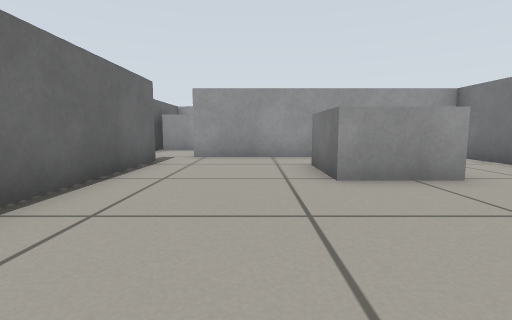
View 1 (above)

14 first-person views from a walk through a robot-simulator world made for Gazebo. The camera is 0.39 m above the floor, tilts 6° down and sees 85° across. The floor is counted in squares, 0.5 m on a side. Each view is taken from the middle of a square. On the plan, view 1 faces up. The plan holds only what a view shows up to about 10 squares ahead; the rest is blank. The place goes on beyond the plan. Robots are left out.

View 2
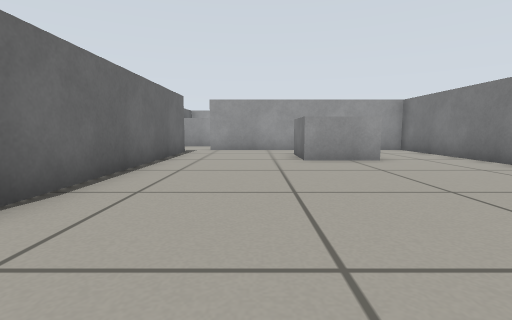

View 3
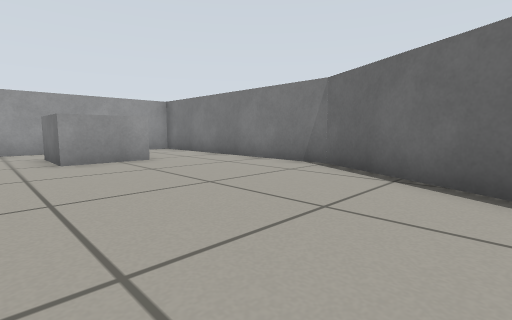

View 4
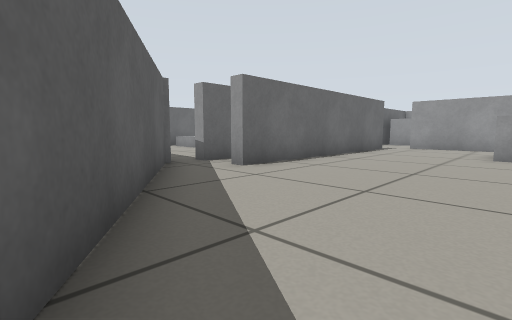

View 5
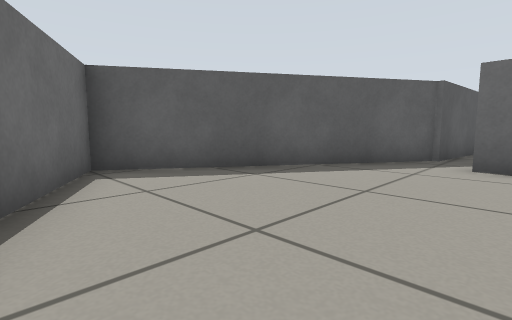

View 6
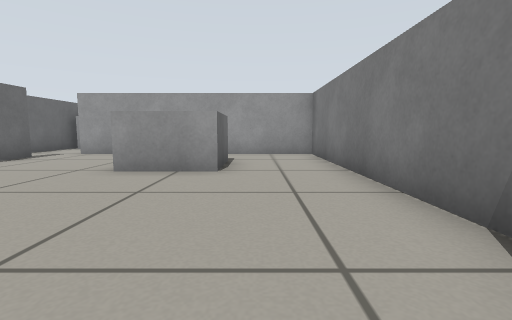

View 7
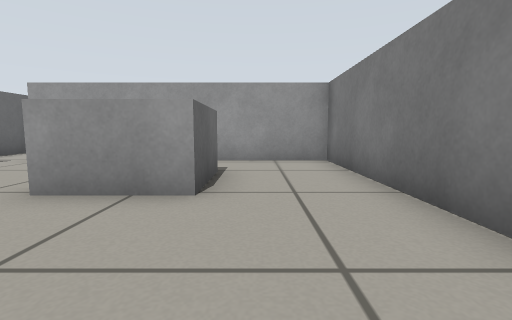

View 8
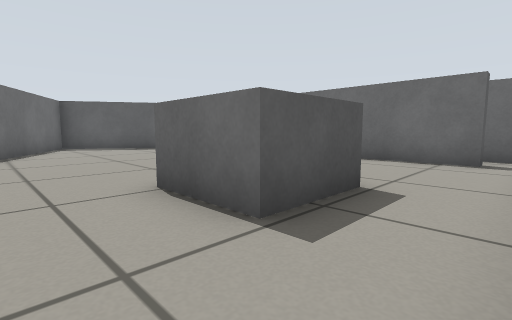

View 9
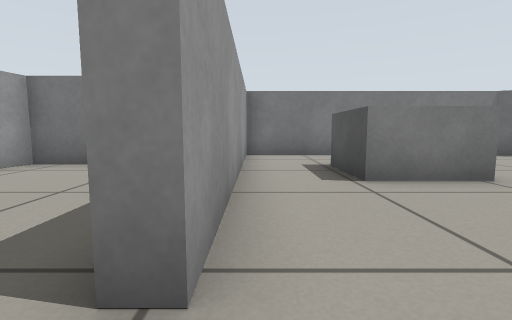

View 10
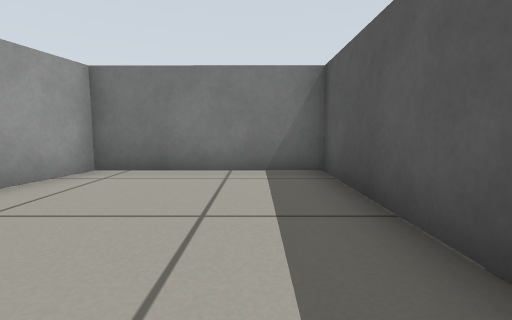

View 11
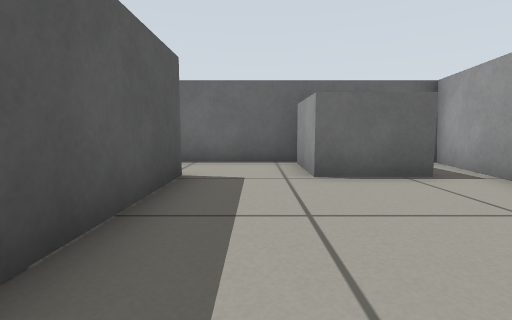

View 12
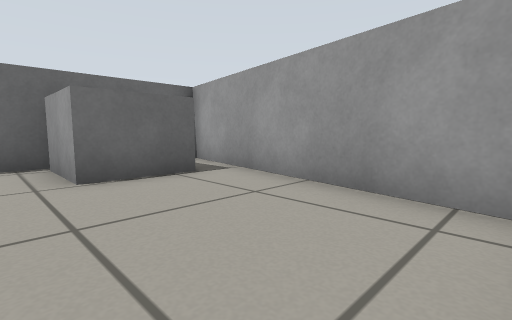

View 13
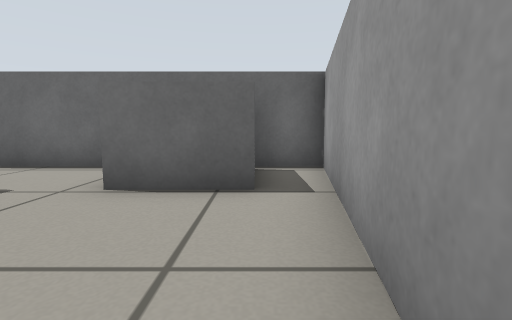

View 14
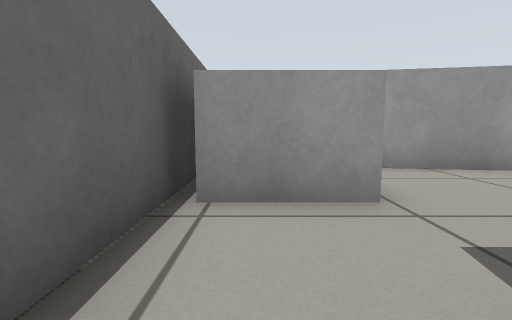

### Floor plan
Points are (right, up) in squares from view 1. A wall is a line through its corners. A room is listed if a view was taken in it or the views show most of it. See-through windows are left out.
Room 1 (views 1, 2, 3, 4, 5, 6, 7, 8, 9, 14)
walls: (-4.3, -1.8) (2.5, -6.1) (5.9, 0.5) (5.9, 8.3) (-1.8, 8.3); (-3, 7.2) (-2.6, 7.2) (-2.6, -0.8) (-3, -0.8); (-4, 8.5) (-4, 7)
ways out: opening at (-2.5, 9) to room 2
objects: grey box (2, 5) to (3, 6)
Room 2 (views 10, 11, 12, 13)
walls: (-1.8, 8.3) (-1.8, 8.7) (3.4, 8.7) (3.4, 13.2) (-4, 14.4) (-4, 8.5)
ways out: opening at (-2.5, 9) to room 1
objects: grey box (-3, 11) to (-2, 13)

Where each view was taken, in squares from view 1:
view 1: 0 up, 0 right, facing up
view 2: 3 down, 0 right, facing up
view 3: 3 down, 0 right, facing up-right
view 4: 5 down, 2 right, facing up-left
view 5: 0 up, 4 right, facing down-left
view 6: 1 down, 4 right, facing up
view 7: 1 up, 4 right, facing up
view 8: 8 up, 5 right, facing down-left
view 9: 8 up, 3 left, facing right
view 10: 10 up, 2 left, facing right
view 11: 10 up, 3 right, facing left
view 12: 10 up, 3 right, facing up-left
view 13: 13 up, 2 right, facing left
view 14: 8 up, 3 left, facing up
